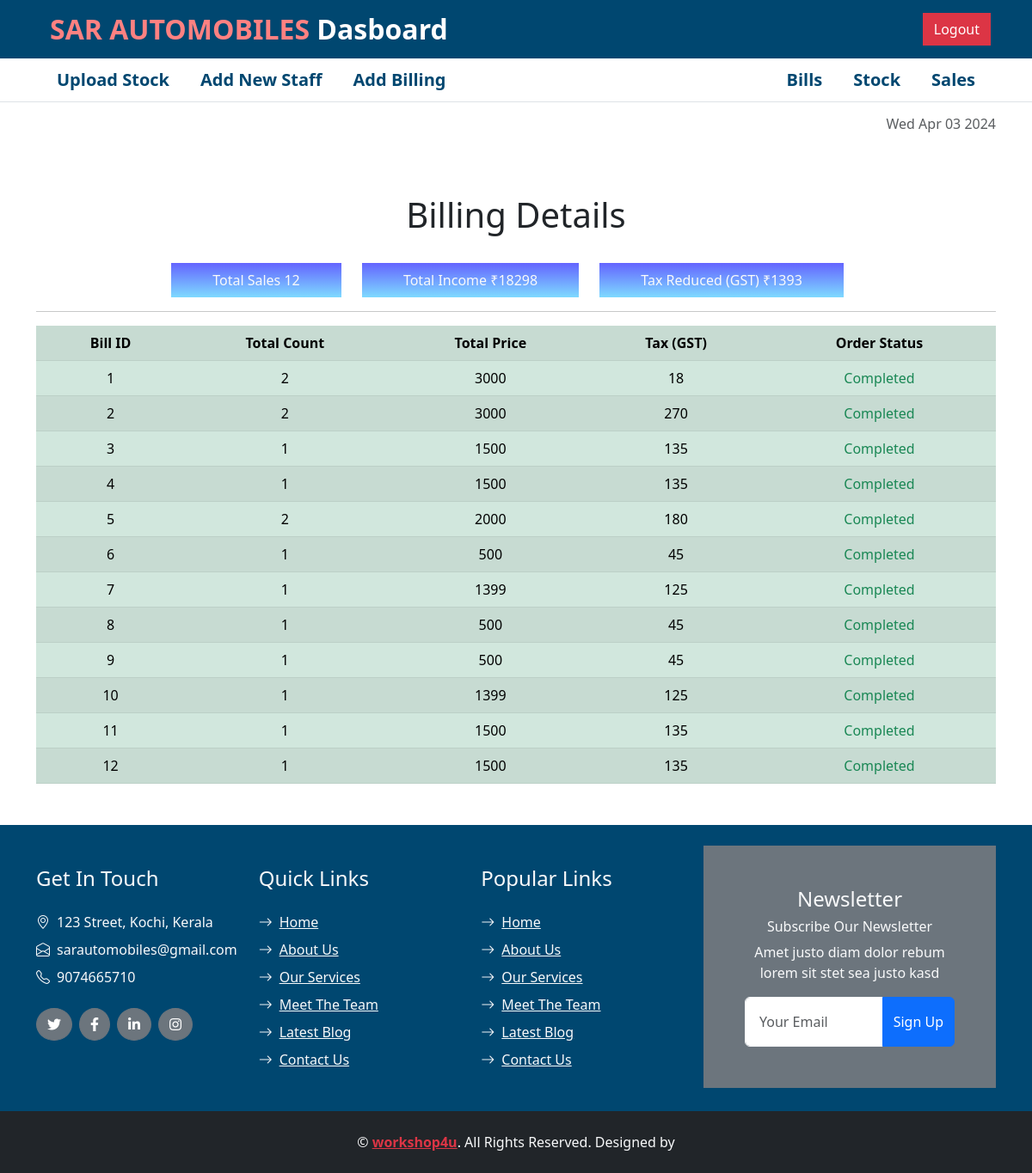
Page /BillsAndSales/TotalBills (signed in) on the committed database.
### BillsAndSales/models.py (models this page shows)
class BillFinal(models.Model):
    quantity = models.IntegerField(blank=True,null=True)
    toatalprice = models.IntegerField(blank=True,null=True)
    tax = models.IntegerField(blank=True,null=True)

### BillsAndSales/views.py (the view)
# urls.py: path("TotalBills",views.TotalBills,name="TotalBills"),
@login_required(login_url="SignIn")
def TotalBills(request):
    bills = BillFinal.objects.all()
    total = 0
    tax = 0
    for item in bills:
        total += int(item.toatalprice)
        tax += int(item.tax)
    context = {
        "bills":bills,
        "count":bills.count(),
        "total":total,
        "tax":tax
    }
    return render(request,"Stock/bills.html",context)

### templates/Stock/bills.html (shortened to what this page needs)
{% extends 'Stock/adminhome.html' %}
{% block content %}
<div class="container text-center form-body mt-5">
    <h1>Billing Details</h1><br>
    <button class="border-0 py-2 px-5 bg-primary text-light">Total Sales {{count}} </button>
    <button class="border-0 py-2 px-5 bg-primary text-light">Total Income ₹{{total}} </button>
    <button class="border-0 py-2 px-5 bg-primary text-light">Tax Reduced (GST) ₹{{tax}} </button>
    <hr>
    <table class="table table-striped table-success p-5">
        <tr>
            <th class="ps-3">Bill ID</th>
            <th>Total Count</th>
            <th>Total Price</th>
            <th>Tax (GST)</th>
            <th>Order Status</th>
        </tr>
        {% for item in bills %}
        <tr>
            <td class="ps-3">{{item.id}}</td>
            <td>{{item.quantity}}</td>
            <td>{{item.toatalprice}}</td>
            <td>{{item.tax}}</td>
            <td><span class="text-success">Completed</span></td>
        </tr>
        {% endfor %}
    </table>
</div>
{% endblock %}

### templates/Stock/bills.html (style rules this page uses)
.bg-primary { background: linear-gradient(to bottom, rgb(100, 100, 255), rgb(126, 218, 255)); transition: all 0.4s; margin-right: 20px; }

### rows in the picture
BillFinal: id "1", quantity "2", toatalprice "3000", tax "18"
BillFinal: id "2", quantity "2", toatalprice "3000", tax "270"
BillFinal: id "3", quantity "1", toatalprice "1500", tax "135"
BillFinal: id "4", quantity "1", toatalprice "1500", tax "135"
BillFinal: id "5", quantity "2", toatalprice "2000", tax "180"
BillFinal: id "6", quantity "1", toatalprice "500", tax "45"
BillFinal: id "7", quantity "1", toatalprice "1399", tax "125"
BillFinal: id "8", quantity "1", toatalprice "500", tax "45"
BillFinal: id "9", quantity "1", toatalprice "500", tax "45"
BillFinal: id "10", quantity "1", toatalprice "1399", tax "125"
BillFinal: id "11", quantity "1", toatalprice "1500", tax "135"
BillFinal: id "12", quantity "1", toatalprice "1500", tax "135"

### other values in the picture
{{ count }} "12"
{{ total }} "18298"
{{ tax }} "1393"
